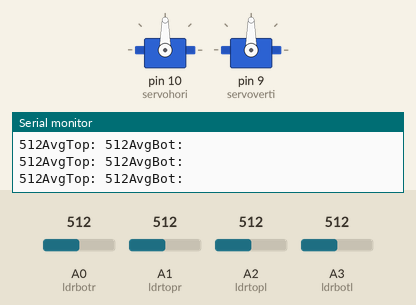
Simulated run of this sketch. Board: Arduino Uno, built with avr-gcc and run on an emulated ATmega328P. On the bench: 2 × servo, the last lines printed to the serial monitor. The inputs (shaded band) are chosen by the test bench; at power-on: A0 (ldrbotr) = 512, A1 (ldrtopr) = 512, A2 (ldrtopl) = 512, A3 (ldrbotl) = 512.

Above: at 1.7 s.
1.8 s: A0 (ldrbotr) set to 526
At 2.63 s:
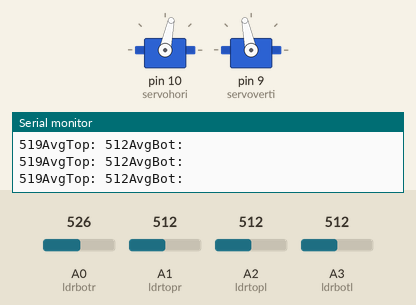
4.8 s: A1 (ldrtopr) set to 526
At 7.3 s:
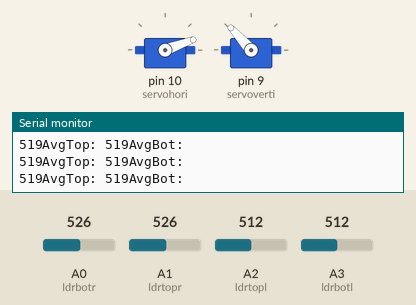
7.8 s: A2 (ldrtopl) set to 524
At 8.66 s:
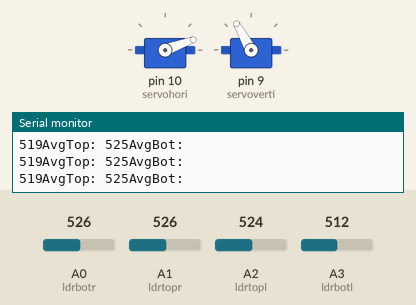
10.8 s: A3 (ldrbotl) set to 716
At 10.87 s:
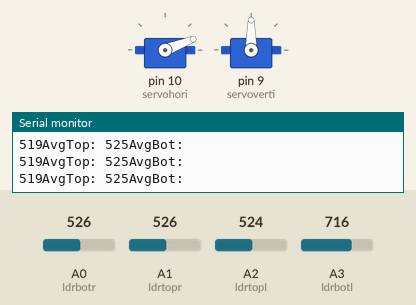
13.8 s: A0 (ldrbotr) set to 716
16.8 s: A2 (ldrtopl) set to 716
At 16.84 s:
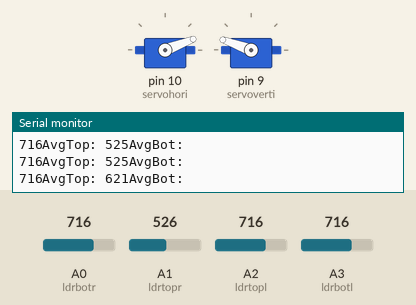
Timing chart, 0 to 22.6 s (numbered marks = the images above; inputs shaded):
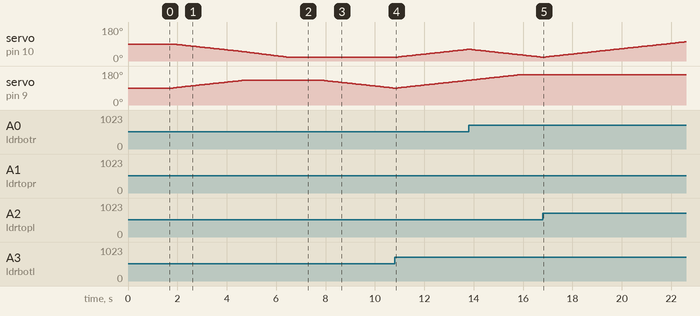

Measured:
- the behaviour switches between 513 and 514 on A0 (ldrbotr) (found by bisection; images 0 and 1)
- the behaviour switches between 525 and 526 on A1 (ldrtopr) (found by bisection; images 1 and 2)
- the behaviour switches between 513 and 514 on A2 (ldrtopl) (found by bisection; images 2 and 3)
- after the input at 1.8 s, servo on pin 10 (servohori): moves from 90° to 48° over 2.9 s, starting at once; servo on pin 9 (servoverti): moves from 90° to 132° over 2.9 s, starting at once
- after the input at 4.8 s, servo on pin 9 (servoverti): stays 132° (without the input it goes to 133° after 0.01 s)
- after the input at 7.8 s, servo on pin 9 (servoverti): moves from 132° to 89° over 3.0 s, starting at once
- after the input at 10.8 s, servo on pin 10 (servohori): moves from 20° to 62° over 2.9 s, starting after 0.07 s
- after the input at 16.8 s, servo on pin 10 (servohori): moves from 20° to 102° over 5.8 s, starting at once

The sketch:

DualAxxis.ino
```cpp
#include <Servo.h>
//defining Servos
Servo servohori;
int servoh = 0;
int servohLimitHigh = 160;
int servohLimitLow = 20;

Servo servoverti;
int servov = 0;
int servovLimitHigh = 160;
int servovLimitLow = 20;
//Assigning LDRs
int ldrtopl = A2; //top left LDR green
int ldrtopr = A1; //top right LDR yellow
int ldrbotl = A3; // bottom left LDR blue
int ldrbotr = A0; // bottom right LDR orange

 void setup ()
 {
  servohori.attach(10);
  servohori.write(90);
  servoverti.attach(9);
  servoverti.write(90);
  Serial.begin(9600);
  delay(500);
 }

void loop()
{
  servoh = servohori.read();
  servov = servoverti.read();
  //capturing analog values of each LDR
  int topl = analogRead(ldrtopl);
  int topr = analogRead(ldrtopr);
  int botl = analogRead(ldrbotl);
  int botr = analogRead(ldrbotr);
  // calculating average
  int avgtop = (topl + topr) / 2; //average of top LDRs
  int avgbot = (botl + botr) / 2; //average of bottom LDRs
  int avgleft = (topl + botl) / 2; //average of left LDRs
  int avgright = (topr + botr) / 2; //average of right LDRs
     Serial.print("AvgTop: ");

     Serial.print(avgtop);
      Serial.println("AvgBot: ");

     Serial.print(avgbot);
  if (avgtop < avgbot)
  {
    servov = servov +1;
    if (servov > servovLimitHigh)
     {
      servov = servovLimitHigh;
     }
    servoverti.write(servov);
    delay(10);

  }
  else if (avgbot < avgtop)
  {
  servov =  servov -1 ;
    if (servov < servovLimitLow)
  {
    servov = servovLimitLow;
  }
  servoverti.write(servov);
    delay(10);
  }
  else
  {
    servoverti.write(servov);
  }

  if (avgleft > avgright)
  {
    servoh = servoh +1;
    if (servoh > servohLimitHigh)
    {
    servoh = servohLimitHigh;
    }
    servohori.write(servoh);
    delay(10);
  }
  else if (avgright > avgleft)
  {
    servoh =  servoh -1;
    if (servoh < servohLimitLow)
     {
     servoh = servohLimitLow;
     }
    servohori.write(servoh);
    delay(10);
  }
  else
  {
    servohori.write(servoh);
  }
  delay(50);
}
```
